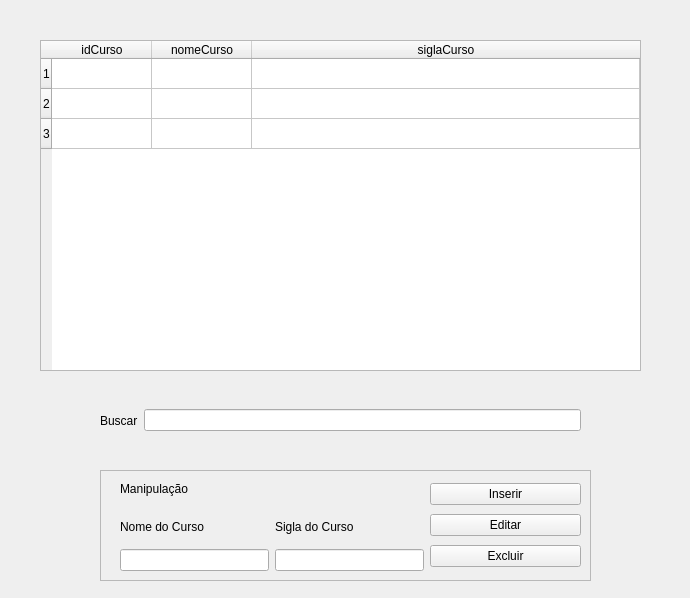
<?xml version="1.0" encoding="UTF-8"?>
<ui version="4.0">
 <class>curso</class>
 <widget class="QWidget" name="curso">
  <property name="geometry">
   <rect>
    <x>0</x>
    <y>0</y>
    <width>690</width>
    <height>598</height>
   </rect>
  </property>
  <property name="windowTitle">
   <string>Form</string>
  </property>
  <widget class="QTableWidget" name="tableCurso">
   <property name="geometry">
    <rect>
     <x>40</x>
     <y>40</y>
     <width>601</width>
     <height>331</height>
    </rect>
   </property>
   <property name="rowCount">
    <number>3</number>
   </property>
   <attribute name="horizontalHeaderStretchLastSection">
    <bool>true</bool>
   </attribute>
   <row/>
   <row/>
   <row/>
   <column>
    <property name="text">
     <string>idCurso</string>
    </property>
   </column>
   <column>
    <property name="text">
     <string>nomeCurso</string>
    </property>
   </column>
   <column>
    <property name="text">
     <string>siglaCurso</string>
    </property>
   </column>
  </widget>
  <widget class="QFrame" name="frame">
   <property name="geometry">
    <rect>
     <x>100</x>
     <y>470</y>
     <width>491</width>
     <height>111</height>
    </rect>
   </property>
   <property name="frameShape">
    <enum>QFrame::StyledPanel</enum>
   </property>
   <property name="frameShadow">
    <enum>QFrame::Raised</enum>
   </property>
   <widget class="QLabel" name="label">
    <property name="geometry">
     <rect>
      <x>20</x>
      <y>10</y>
      <width>91</width>
      <height>17</height>
     </rect>
    </property>
    <property name="text">
     <string>Manipulação</string>
    </property>
   </widget>
   <widget class="QWidget" name="layoutWidget">
    <property name="geometry">
     <rect>
      <x>20</x>
      <y>40</y>
      <width>304</width>
      <height>61</height>
     </rect>
    </property>
    <layout class="QHBoxLayout" name="horizontalLayout">
     <item>
      <layout class="QVBoxLayout" name="verticalLayout">
       <item>
        <widget class="QLabel" name="labelNomeCurso">
         <property name="text">
          <string>Nome do Curso</string>
         </property>
        </widget>
       </item>
       <item>
        <widget class="QLineEdit" name="linenomeCurso"/>
       </item>
      </layout>
     </item>
     <item>
      <layout class="QVBoxLayout" name="verticalLayout_2">
       <item>
        <widget class="QLabel" name="labelsiglaCurso">
         <property name="text">
          <string>Sigla do Curso</string>
         </property>
        </widget>
       </item>
       <item>
        <widget class="QLineEdit" name="lineSiglaCurso"/>
       </item>
      </layout>
     </item>
    </layout>
   </widget>
   <widget class="QWidget" name="layoutWidget">
    <property name="geometry">
     <rect>
      <x>330</x>
      <y>10</y>
      <width>151</width>
      <height>92</height>
     </rect>
    </property>
    <layout class="QVBoxLayout" name="verticalLayout_4">
     <item>
      <widget class="QPushButton" name="btnInserir">
       <property name="text">
        <string>Inserir</string>
       </property>
      </widget>
     </item>
     <item>
      <widget class="QPushButton" name="btnEditar">
       <property name="text">
        <string>Editar</string>
       </property>
      </widget>
     </item>
     <item>
      <widget class="QPushButton" name="btnExcluir">
       <property name="text">
        <string>Excluir</string>
       </property>
      </widget>
     </item>
    </layout>
   </widget>
  </widget>
  <widget class="QWidget" name="layoutWidget">
   <property name="geometry">
    <rect>
     <x>100</x>
     <y>400</y>
     <width>481</width>
     <height>41</height>
    </rect>
   </property>
   <layout class="QHBoxLayout" name="horizontalLayout_2">
    <item>
     <widget class="QLabel" name="label_2">
      <property name="text">
       <string>Buscar</string>
      </property>
     </widget>
    </item>
    <item>
     <widget class="QLineEdit" name="lineBusca"/>
    </item>
   </layout>
  </widget>
 </widget>
 <resources/>
 <connections/>
</ui>
